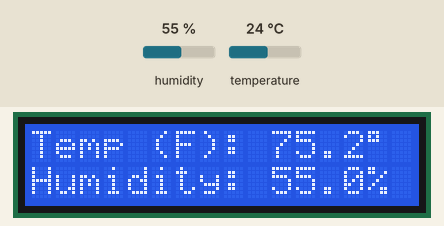
Recording of a sketch running on a simulated Arduino Uno, built with avr-gcc and run on an emulated ATmega328P. Shown: 16×2 character LCD. The inputs (shaded band) are chosen by the test bench; at power-on: humidity 55 %, temperature 24 °C. What the sketch prints to the serial monitor is not drawn.

Above: at 5.6 s.
5.7 s: humidity set to 22 %
At 10.6 s:
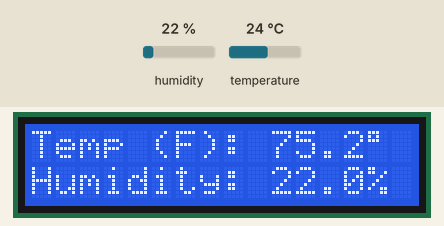
11.5 s: temperature set to 12 °C
At 15.6 s:
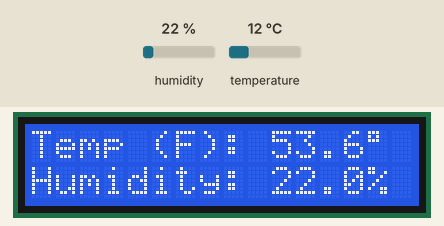
18.0 s: humidity set to 40 %
At 20.6 s:
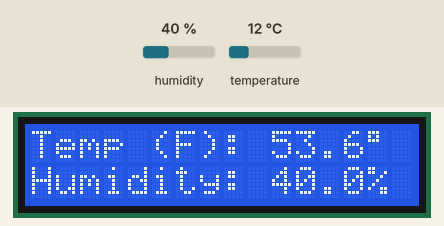
23.0 s: temperature set to 19 °C
At 25.6 s:
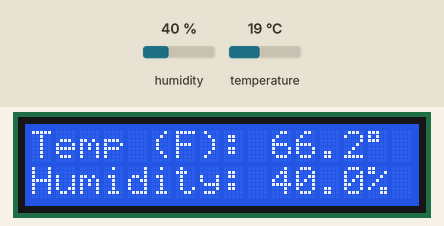
Timing chart, 0 to 27.1 s (numbered marks = the images above; inputs shaded):
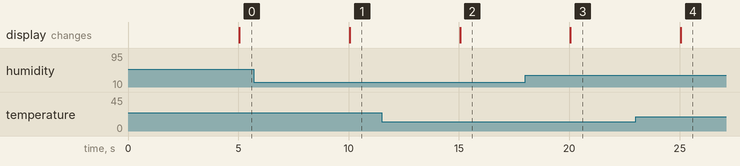

Measured:
- after the input at 5.7 s, the display: changes after 4.3 s (image 1)
- after the input at 11.5 s, the display: changes after 3.6 s (image 2)
- after the input at 18.0 s, the display: changes after 2.1 s (image 3)
- after the input at 23.0 s, the display: changes after 2.1 s (image 4)

The sketch:

test_integ_7.ino
```cpp
/*
Project: I2C LCD Backpack Arduino Experiment
By: T.K.Hareendran/TechNode Protolabz
For: https://www.electroschematics.com
Includes: Library from https://bitbucket.org/fmalpartida/new-liquidcrystal/downloads*
Hardware/Controller: See article
Software/Sketch: Precisely adapted – Ref: Internet
Date: December 2015
*/
#include "Wire.h" // For I2C
#include "LCD.h" // For LCD
#include "LiquidCrystal_I2C.h" // Added library*
#include "SparkFun_Si7021_Breakout_Library.h"  // Added lib for Si7021 Temp and Humid

/********************************************************************************************************************
 *                                             pre-dec for LiquidCrystal
********************************************************************************************************************/
//Set the pins on the I2C chip used for LCD connections
//ADDR,EN,R/W,RS,D4,D5,D6,D7
LiquidCrystal_I2C lcd(0x3F,2,1,0,4,5,6,7); // 0x27 is the default I2C bus address of the backpack-see article
/*******************************************************************************************************************/

/********************************************************************************************************************
 *                                         pre-dec for Si7021 Temp and Humid
*********************************************************************************************************************/
float humidity = 0;
float tempf = 0;

//Create Instance of HTU21D or SI7021 temp and humidity sensor and MPL3115A2 barrometric sensor
Weather sensor;
/********************************************************************************************************************/

/********************************************************************************************************************
 *                                                     PuTTy setup
*********************************************************************************************************************/
char response;
char responseUpperCase;
boolean quit = 0;
char serialArray[100];
int arrayInc = 0;
/********************************************************************************************************************/

/********************************************************************************************************************
 *                                                time interrupt setup
*********************************************************************************************************************/
unsigned long previousMillis = 0;
const long interval = 5000;
/********************************************************************************************************************/


void setup()
{
  // **********Serial for testing**********
  Serial.begin(9600);   // open serial over USB at 9600 baud
  //Initialize the I2C sensors and ping them
  sensor.begin();
  // **********Serial for testing**********


  // Set off LCD module
  lcd.begin (16,2); // 16 x 2 LCD module
  lcd.setBacklightPin(3,POSITIVE); // BL, BL_POL
  lcd.setBacklight(HIGH);

  // PuTTY setup
  puTTy_menu();
  getWeather();

}
void loop()
{
  unsigned long currentMillis = millis();

  if(currentMillis - previousMillis >= interval)
  {
    previousMillis = currentMillis;
    //Get readings from all sensors
    getWeather();
    lcd.home (); // Set cursor to 0,0
    lcd.print("Temp (F): "); // Custom text
    lcd.print(tempf,1); // the 1 indicates only one decimal to be printed
    lcd.print(char(223)); // adds the percent

    lcd.setCursor (0,1); // Go to home of 2nd line
    lcd.print("Humidity: ");
    lcd.print(humidity,1); // the 1 indicates only one decimal to be printed
    lcd.print("%");

    lcd.setBacklight(HIGH); // Backlight on
  }
  else
     puTTy();
}
/*******************************************************************
********************************************************************
*                            $$functions$$
********************************************************************
*******************************************************************/
//Si7021 Temp and Humid weather function
void getWeather()
{
  // Measure Relative Humidity from the HTU21D or Si7021
  humidity = sensor.getRH();

  // Measure Temperature from the HTU21D or Si7021
  tempf = sensor.getTempF();
  // Temperature is measured every time RH is requested.
  // It is faster, therefore, to read it from previous RH
  // measurement with getTemp() instead with readTemp()
}

//PuTTy menu function
void puTTy(void)
{
  // if there are is line input
  if(Serial.available() > 0)
  {
    // store char in var response as a upper case letter
    response = toUpperCase(char(Serial.read()));
    Serial.print(response); // print the char response
    serialArray[arrayInc] = response; // store response in array
    arrayInc++; // inc array

    // if response equal \r -> ENTER press
    if(response == '\r')
    {
      //Serial.print("\n\r");
      arrayInc--;
      arrayInc--;
      //Serial.print(serialArray[arrayInc]);

      if(serialArray[arrayInc] == 'T')
      {
        Serial.print("\n\r");
        Serial.print("\n\rTemperature: ");
        Serial.print(tempf,0);
        Serial.print(" degrees F");

        Serial.print("\n\n\rChoice? ");
        //memset(serialArray, 0, sizeof(serialArray));
        //arrayInc = 0;
      }
      else if(serialArray[arrayInc] == 'H')
      {
        Serial.print("\n\r");
        Serial.print("\n\rRelative humidity: ");
        Serial.print(humidity,0);
        Serial.print("%");

        Serial.print("\n\n\rChoice? ");
      }
      else
      {
        puTTy_menu();
      }
    }
  }
}

void puTTy_menu()
{
  Serial.print("Welcome to ETHOS\n\r");
  Serial.print("The Electronic Temperature & Humidity Observation System\n\r");
  Serial.print("\n\r");
  Serial.print("Your options:\n\r");
  Serial.print("  T  Request temperature\n\r");
  Serial.print("  H  Request relative humidity\n\r");
  Serial.print("  B  Request both temperature and relative humidity\n\r");
  Serial.print("  ?  Help (shows this menu)\n\r");
  Serial.print("  X  Exit\n\r");

  Serial.print("Choice? ");

}
```
